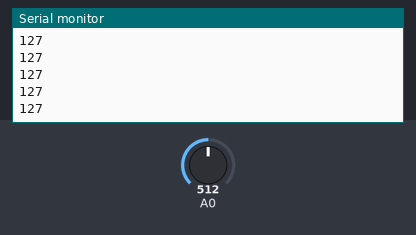
The sketch below on a simulated Arduino Uno, built with avr-gcc and run on an emulated ATmega328P. Shown: the last lines printed to the serial monitor. Inputs (shaded band) come from the test bench; at power-on: A0 = 512.

Above: at 1.2 s.
1.3 s: A0 set to 716
At 1.8 s:
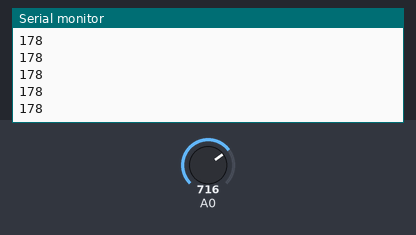
2.8 s: A0 set to 900
At 3.6 s:
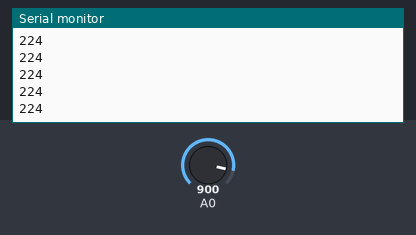
Timing chart, 0 to 5.8 s (numbered marks = the images above; inputs shaded):
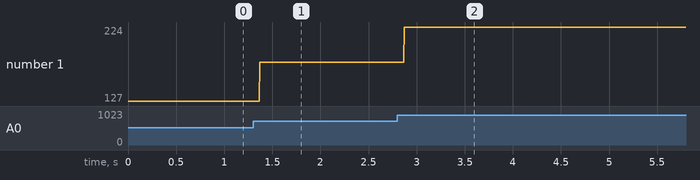

Measured:
- after the input at 1.3 s, the serial monitor: prints a new line after 0.07 s (image 1)
- after the input at 2.8 s, the serial monitor: prints a new line after 0.07 s (image 2)
- plotted number 1: 127 → 178 after the input at 1.3 s, 178 → 224 after the input at 2.8 s

The sketch:

analog-pulse-sensor.ino
```cpp
// Setup runs once
void setup() {
  Serial.begin(9600);
}

void loop() {
  int pulseSensor = analogRead(A0);
  int mappedPulseSensor = map(pulseSensor, 0, 1023, 0, 255);
  Serial.println(mappedPulseSensor);
  delay(1);
}
```
